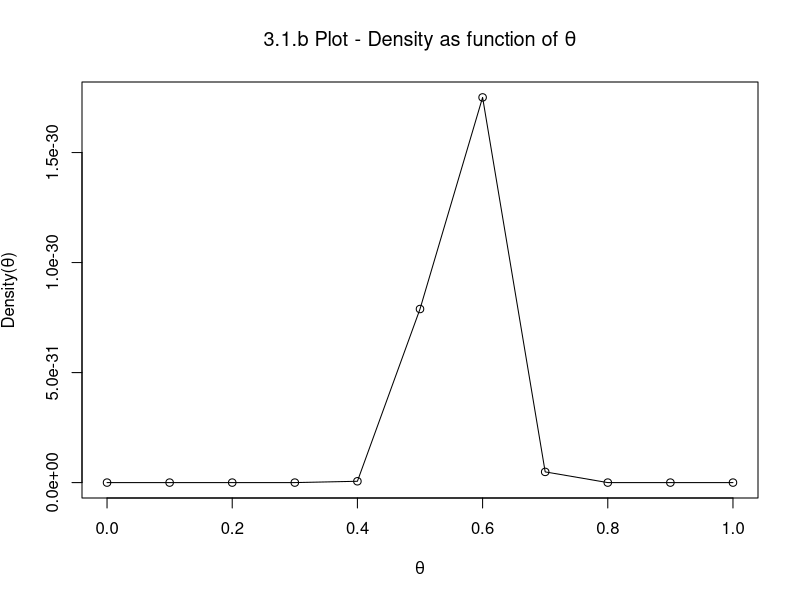
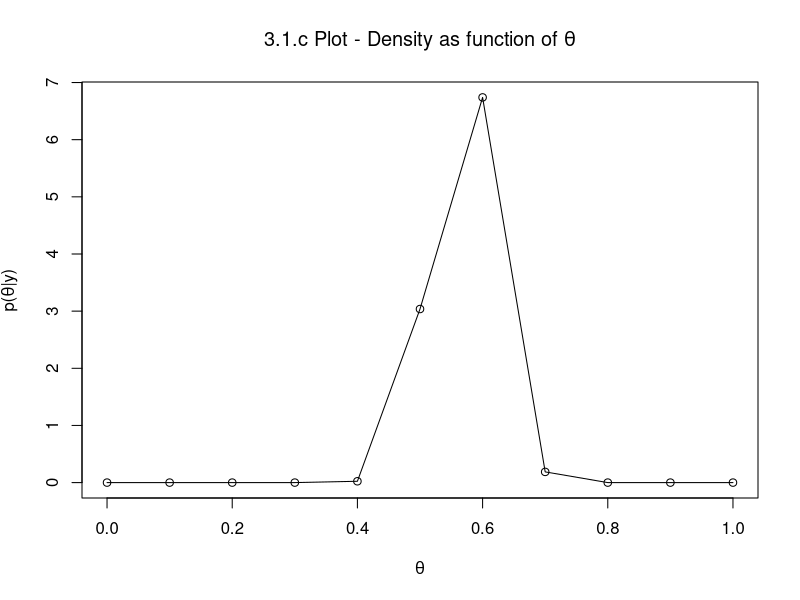
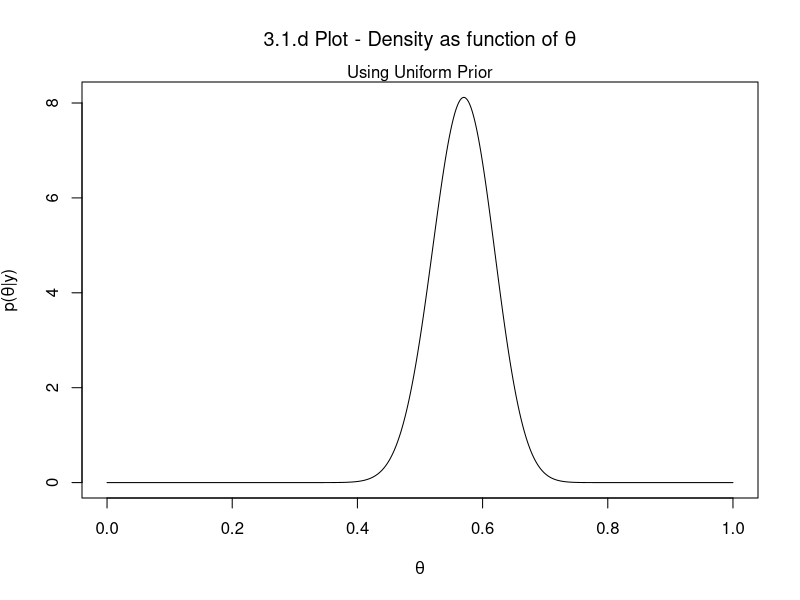
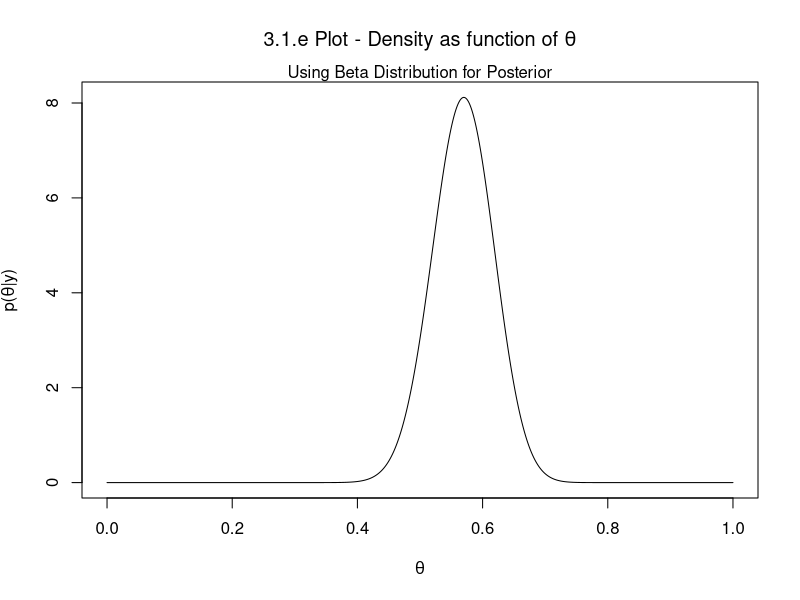
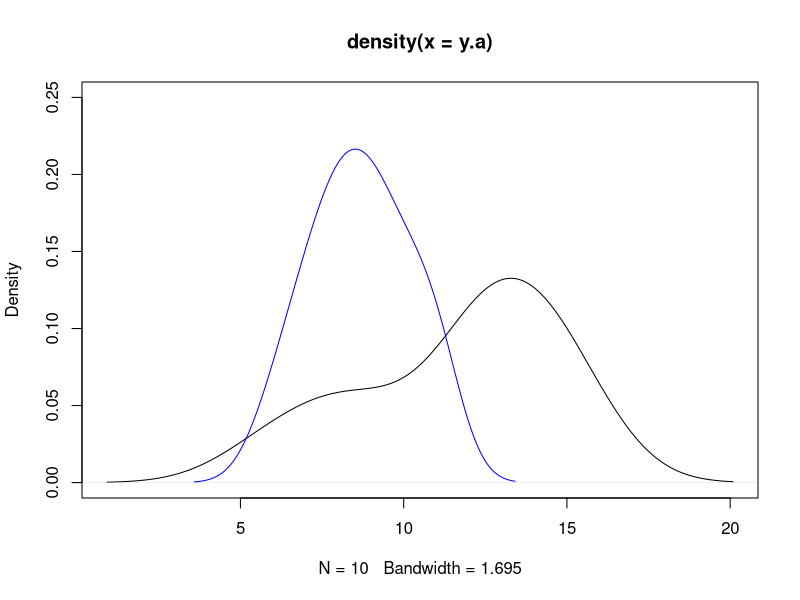
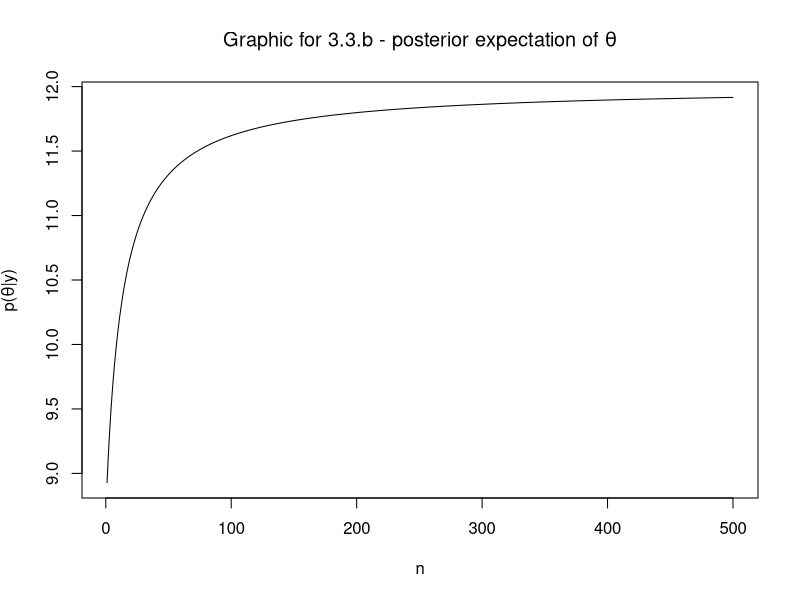
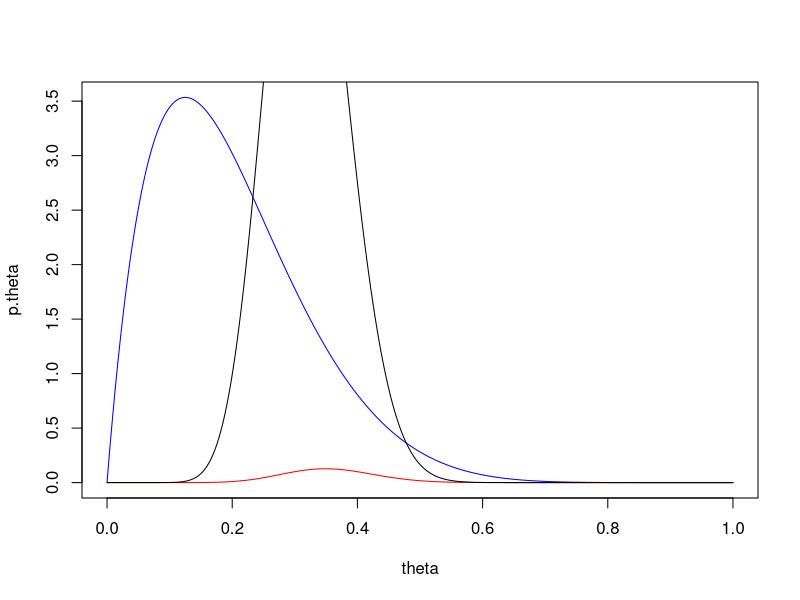
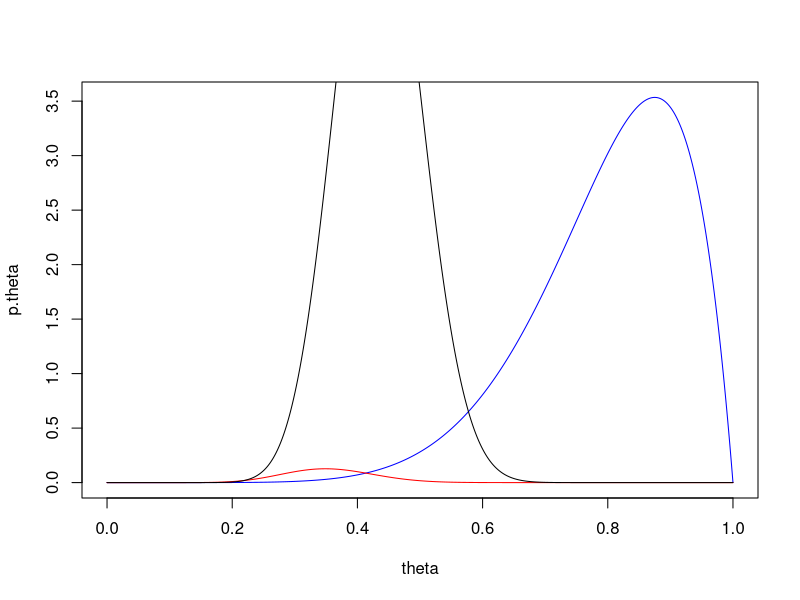

The R source for these figures, in order:

# question 3.1 b

three.one <- function(x)
{
  one <- x^57
  two <- (1-x)^43
  three <- one*two
  return(three)
}

vec <- seq(0,1,0.1)
fill_vec <- rep(0, length(vec))

for(i in 1:11) 
  {
  input <- three.one(vec[i])
  print(vec[i])
  print(input)
  
  fill_vec[i] <- input
  }

plot(vec, fill_vec, type = "o"
    , main = expression(paste("3.1.b Plot - Density as function of ", theta))
    , xlab = expression(theta)
    , ylab = expression(paste("Density(", theta, ")"))  
    )



#3.1 part c

# compute the posterior probability of theta

constant <- (gamma(58)*gamma(44)) / gamma(102)

(theta <- seq(0,1,0.1)) # prior theta values
fill_vec <- rep(0,length(theta)) # posterior theta estimates

three.three <- function(tht)
{
  one <- tht^57
  two <- (1 - tht)^43
  three <- (one * two) / constant
  return(three)
}

for(i in 1:length(theta))
{
  input <- three.three(theta[i])
  #print(theta[i])
  #print(input)
  
  fill_vec[i] <- input
}

fill_vec
plot(theta, fill_vec, type="o"
     , main = expression(paste("3.1.c Plot - Density as function of ", theta))
     , ylab = expression(paste("p(", theta, "|", y, ")"))
     , xlab = expression(theta)       
     )

# 3.1 part d

theta <- seq(0,1,length.out = 1000)
fill.vec <- rep(0,1000)
constant <- (gamma(58)*gamma(44)) / gamma(102)

three.four <- function(tht)
{
  one <- tht^57
  two <- (1 - tht)^43
  three <- (one * two) / constant
  return(three)
}

for(i in 1:length(theta))
{
  input <- three.four(theta[i])
  fill.vec[i] <- input
}

plot(theta, fill.vec, type="l"
     , main = expression(paste("3.1.d Plot - Density as function of ", theta))
     , ylab = expression(paste("p(", theta, "|", y, ")"))
     , xlab = expression(theta)            
     )
mtext("Using Uniform Prior")

# 3.1 part e

x <- seq(0,1,length.out = 1000)
y <- dbeta(x = x, shape1 = 58, shape2 = 44)

plot(x,y, type = "l"
     , main = expression(paste("3.1.e Plot - Density as function of ", theta))
     , ylab = expression(paste("p(", theta, "|", y, ")"))
     , xlab = expression(theta)                 
     )
mtext("Using Beta Distribution for Posterior")

which(y==max(y))
x[570]

# 3.3 part a

y.a <- c(12,9,12,14,13,13,15,8,15,6)
y.b <- c(11,11,10,9,9,8,7,10,6,8,8,9,7)

plot(density(y.a), ylim=c(0,.25))
lines(density(y.b), col="blue")

# specify the parameters for population A
a.a <- 120; a.b <- 10 # prior is y ~ gamma(120, 10)
n.a <- length(y.a)
sum.y.a <- sum(y.a)


# the mean of the gamma distribution is given by (a / b)
# which in this case will be: (sum.y.a + a.a) / (a.b + n.a)
(sum.y.a + a.a) / (a.b + n.a)

# the variance of the gamma distribution is given by (a / b^2)
# which in this case will be: (sum.y.a + a.a) / (a.b + n.a)^2
(sum.y.a + a.a) / (a.b + n.a)^2

# The 95% quantile-based estimate will be found by pulling quantiles from the 
# gamma distribution with the posterior parameters (sum.y.a + a.a) / (a.b + n.a)

qgamma(c(0.025,0.975), (sum.y.a + a.a), (a.b + n.a) )


# repeat this exercise for the independent B distribution

b.a <- 12; b.b <- 1 # prior is y ~ gamma(12, 1)
n.b <- length(y.b)
sum.y.b <- sum(y.b)


# the mean of the gamma distribution is given by (a / b)
(sum.y.b + b.a) / (b.b + n.b)

# the variance of the gamma distribution is given by (a / b^2)
(sum.y.b + b.a) / (b.b + n.b)^2

# The 95% quantile-based estimate will be found by pulling quantiles from the 
# gamma distribution with the posterior parameters (a,b)

qgamma(c(0.025,0.975), (sum.y.b + b.a), (b.b + n.b) )


# 3.3.b

# compute and plot the posterior expectations of theta.b under a prior with 
# theta.b ~ gamma(12 * n.0 , n.0), for n.0 in {0, ... , 50}

# create a function

n.0.set <- seq(1,500, by = 1)
posterior.output <- rep(0, length(n.0.set))

post.gamma <- function(n.0)
{
  b.a <- (12 * n.0)
  b.b <- n.0
  n.b <- length(y.b) # from the given data
  sum.y.b <- sum(y.b) # also from the given data
  
  # posterior expectation = mean = (a / b) = (sum.y.b + b.a) / (b.b + n.b)
  post.gamma.output <- (sum.y.b + b.a) / (b.b + n.b)
  return(post.gamma.output)
}

for(i in 1:length(n.0.set))
{
  posterior.output[i] <- post.gamma(n.0.set[i])
}

plot(n.0.set, posterior.output, type = "l"
    , main = expression(paste("Graphic for 3.3.b - posterior expectation of ", theta))   
    , xlab = expression(n)
    , ylab = expression(paste("p(", theta, "|", y, ")"))
     )

max(posterior.output)
# 3.4 part a

# try out a bunch of theta values from 0 to 1
theta <- seq(0,1,length.out = 1000)

# p(theta) ~ beta(2,8) prior
a <- 2 ; b <- 8
y <- 15; n <- 43

p.theta <- dbeta(x = theta, a, b)

plot(theta, p.theta, type = "l", col = "blue") # looks p.good

# p(y|theta) ~ (theta^15) * (1 - theta)^(43-15)
p.y.theta <- choose(n, y) * (theta^y) * (1 - theta)^(n - y)

lines(theta, p.y.theta, type="l", col = "red")

# posterior distribution
p.theta.y <- dbeta(theta, a + y, b + n - y)

lines(theta, p.theta.y, type="l")

# find the posterior mean, mode, sd

# beta mean is (a / a + b)
(a + y) / (a + y + b + n - y)

# beta mode is (a - 1) / [ (a - 1) + (b - 1)]
(a + y - 1) / ( ( a + y - 1) + (b + n - y - 1) )

# beta variance is (ab) / ( (a + b + 1)(a + b)^2 )
beta.var <- ((a + y)*(b + n - y)) / ((a + y + b + n - y + 1)*(a + y + b + n - y)^2)
sqrt(beta.var)

qbeta(c(0.025, 0.975), a + y, b + n - y)


# 3.4.b - repeat part a but for a beta(8, 2) prior

theta <- seq(0,1,length.out = 1000)

# p(theta) ~ beta(2,8) prior
a <- 8 ; b <- 2
y <- 15; n <- 43

p.theta <- dbeta(x = theta, a, b)

plot(theta, p.theta, type = "l", col = "blue") # looks p.good

# p(y|theta) ~ (theta^15) * (1 - theta)^(43-15)
p.y.theta <- choose(n, y) * (theta^y) * (1 - theta)^(n - y)

lines(theta, p.y.theta, type="l", col = "red")

# posterior distribution
p.theta.y <- dbeta(theta, a + y, b + n - y)

lines(theta, p.theta.y, type="l")

# find the posterior mean, mode, sd

# beta mean is (a / a + b)
(a + y) / (a + y + b + n - y)

# beta mode is (a - 1) / [ (a - 1) + (b - 1)]
(a + y - 1) / ( ( a + y - 1) + (b + n - y - 1) )

# beta variance is (ab) / ( (a + b + 1)(a + b)^2 )
beta.var <- ((a + y)*(b + n - y)) / ((a + y + b + n - y + 1)*(a + y + b + n - y)^2)
sqrt(beta.var)

qbeta(c(0.025, 0.975), a + y, b + n - y)


# 3.4.c

# plot the mixture distribution with the provided density function

theta <- seq(0,1,length.out = 1000)

  part.1 <- (1 / 4)
  part.2 <- (gamma(10) / (gamma(2) * gamma(8))) 
  part.3 <- ( ((3 * theta) * (1 - theta)^7) + ((theta^7) * (1  - theta)  )   )
prior.theta <- part.1 * part.2 * part.3

plot(theta, prior.theta, type="l", ylim=c(0,4))

p.theta.1 <- dbeta(theta, 2, 8)
p.theta.2 <- dbeta(theta, 8, 2)

lines(theta, p.theta.1, col = "blue")
lines(theta, p.theta.2, col = "red")


# 3.4.d.iii - plot the posterior for a variety of theta values

theta <- seq(0,1,length.out = 1000)

# first get the prior specified
prior.1 <- (1 / 4)
prior.2 <- (gamma(10) / (gamma(2) * gamma(8))) 
prior.3 <- ( ((3 * theta) * (1 - theta)^7) + ((theta^7) * (1  - theta)  )   )

prior.theta <- prior.1 * prior.2 * prior.3

# now specify the likelihood function

like.theta <- choose(43, 15) * (theta^15)* ((1 - theta)^28)

posterior <- prior.theta * like.theta

plot(theta, posterior, type = "l")

# find the approximate posterior mode - should be the top of the density curve
max(posterior)


# 3.7 part a
# plotting the posterior density of theta

theta <- seq(0,1, length.out = 1000)

posterior <- dbeta(theta, 3, 14)

plot(theta, posterior, type="l")
